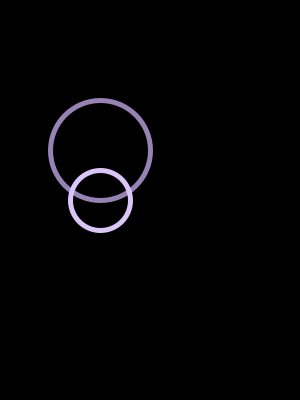
Frame 1 (no input)
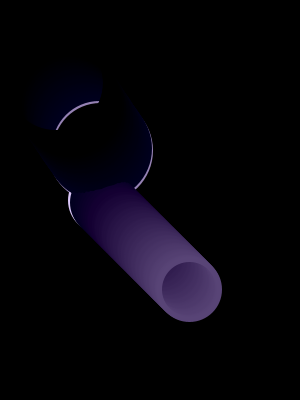
Frame 60 (the mouse pressed at the canvas centre just before this capture)
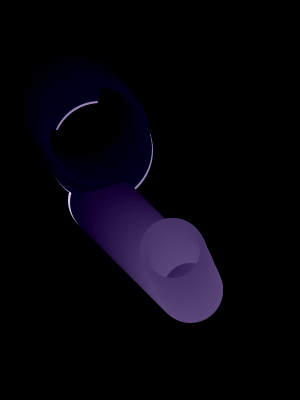
Frame 120 (the mouse held since frame 60 and released just before this capture)

The Processing sketch that drew these frames (run headless with seeded random() and noise(); from frame 60 on, the mouse is pressed at the canvas centre):

// Processing sketch: Ellipse_Class_Exercise_nov_2012
// ── Ellipse_Class_Exercise_nov_2012.pde
C c1,c2,c3,c4;


void setup(){
  smooth();
  size(300,400);
  background(0);
  //c = new C(radius, hue, x position, y position)
  c1 = new C(100, 150, 100, 150);
  c2 = new C(60, 217, 100, 200);
}

void draw(){
  c1.d();
  c2.d();
  //mv(float x, float y, float dmp);
  c1.mv(mouseX, mouseY, 100);
  c2.mv(width-mouseX,height-mouseY, 100);
}

void mousePressed(){
  background(0);
}

// ── class.pde
class C
{
  float r; //radius
  float h; //hue
  float x; //x position
  float y; //y position
  
  C(int ir, int ih, float ix, float iy){
    r=ir;
    h=ih;
    x=ix;
    y=iy;
  }
  
  void mv(float X, float Y, float dmp){
    float df=y-Y;
    if (abs(df)>1){
      y-=df/dmp;
      h=(x-dmp);
    }
    df = x-X;
    if (abs(df)>1){
      x-=df/dmp;
    }
    
    
   }
    
void d(){
  strokeWeight(5);
  stroke(h,h-20,h+30);
  noFill();
  ellipse(x,y,r,r);
}
}
